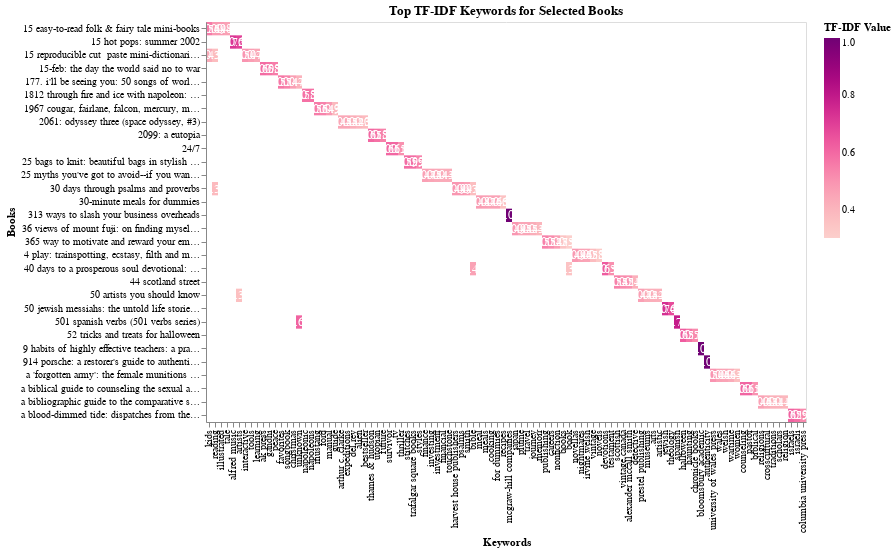

Notebook code cell kept with this figure:
### Code cell
import altair as alt
import pandas as pd


top_terms = (
    tfidf_vec.sort_values(by=['book', 'tfidf'], ascending=[True, False])
    .groupby('book')
    .head(5) 
)

filtered_books = top_terms['book'].unique()[20:50]  
top_terms = top_terms[top_terms['book'].isin(filtered_books)]

heatmap = alt.Chart(top_terms).mark_rect().encode(
    x=alt.X('term:N', title='Keywords', sort=None), 
    y=alt.Y('book:N', title='Books', sort=None),    
    color=alt.Color('tfidf:Q', title='TF-IDF Value', scale=alt.Scale(scheme='redpurple'))  
).properties(
    width=600,  
    height=400,  
    title='Top TF-IDF Keywords for Selected Books'  # 图表标题
)

text = alt.Chart(top_terms).mark_text(
    align='center',
    baseline='middle',
    fontSize=12  # 更大的字体
).encode(
    x=alt.X('term:N', sort=None),
    y=alt.Y('book:N', sort=None),
    text=alt.Text('tfidf:Q', format='.2f'),  
    color=alt.condition(
        alt.datum.tfidf > 0.23, alt.value('white'), alt.value('black') 
    )
)

final_chart = (heatmap + text).properties(
    width=600,
    height=400
)

final_chart

### Figure 1 — Vega-Lite specification as saved in the notebook (floating-point values rounded to 4 significant figures)
{"config": {"view": {"continuousWidth": 300, "continuousHeight": 300}}, "layer": [{"mark": {"type": "rect"}, "encoding": {"color": {"field": "tfidf", "scale": {"scheme": "redpurple"}, "title": "TF-IDF Value", "type": "quantitative"}, "x": {"field": "term", "sort": null, "title": "Keywords", "type": "nominal"}, "y": {"field": "book", "sort": null, "title": "Books", "type": "nominal"}}, "title": "Top TF-IDF Keywords for Selected Books"}, {"mark": {"type": "text", "align": "center", "baseline": "middle", "fontSize": 12}, "encoding": {"color": {"condition": {"test": "(datum.tfidf > 0.23)", "value": "white"}, "value": "black"}, "text": {"field": "tfidf", "format": ".2f", "type": "quantitative"}, "x": {"field": "term", "sort": null, "type": "nominal"}, "y": {"field": "book", "sort": null, "type": "nominal"}}}], "data": {"name": "data-1b99de6a87e0944f2d7b1a22a73c787e"}, "height": 400, "width": 600, "$schema": "https://vega.github.io/schema/vega-lite/v5.20.1.json", "datasets": {"data-1b99de6a87e0944f2d7b1a22a73c787e": [{"book": "15 easy-to-read folk & fairy tale mini-books", "term": "kids", "tfidf": 0.56}, {"book": "15 easy-to-read folk & fairy tale mini-books", "term": "reading", "tfidf": 0.4865}, {"book": "15 easy-to-read folk & fairy tale mini-books", "term": "illustrated", "tfidf": 0.4837}, {"book": "15 easy-to-read folk & fairy tale mini-books", "term": "tale", "tfidf": 0.4646}, {"book": "15 hot pops: summer 2002", "term": "alfred music", "tfidf": 0.721}, {"book": "15 hot pops: summer 2002", "term": "artists", "tfidf": 0.693}, {"book": "15 reproducible cut  paste mini-dictionaries: thematic picture dictionaries that help young learners read and write lots and lots of new words", "term": "interactive", "tfidf": 0.4964}, {"book": "15 reproducible cut  paste mini-dictionaries: thematic picture dictionaries that help young learners read and write lots and lots of new words", "term": "tools", "tfidf": 0.4716}, {"book": "15 reproducible cut  paste mini-dictionaries: thematic picture dictionaries that help young learners read and write lots and lots of new words", "term": "learning", "tfidf": 0.4469}, {"book": "15 reproducible cut  paste mini-dictionaries: thematic picture dictionaries that help young learners read and write lots and lots of new words", "term": "kids", "tfidf": 0.4346}, {"book": "15 reproducible cut  paste mini-dictionaries: thematic picture dictionaries that help young learners read and write lots and lots of new words", "term": "reading", "tfidf": 0.3776}, {"book": "15-feb: the day the world said no to war", "term": "ak press", "tfidf": 0.5962}, {"book": "15-feb: the day the world said no to war", "term": "gandhi", "tfidf": 0.5799}, {"book": "15-feb: the day the world said no to war", "term": "peace", "tfidf": 0.5552}, {"book": "177. i'll be seeing you: 50 songs of world war ii (i'll be seeing you fifty songs of world war ii series volume 177)", "term": "favorites", "tfidf": 0.5663}, {"book": "177. i'll be seeing you: 50 songs of world war ii (i'll be seeing you fifty songs of world war ii series volume 177)", "term": "songbook", "tfidf": 0.538}, {"book": "177. i'll be seeing you: 50 songs of world war ii (i'll be seeing you fifty songs of world war ii series volume 177)", "term": "christmas", "tfidf": 0.4697}, {"book": "177. i'll be seeing you: 50 songs of world war ii (i'll be seeing you fifty songs of world war ii series volume 177)", "term": "unknown", "tfidf": 0.4113}, {"book": "1812 through fire and ice with napoleon: a french officer's memoir of the campaign in russia", "term": "napoleonic", "tfidf": 0.5826}, {"book": "1812 through fire and ice with napoleon: a french officer's memoir of the campaign in russia", "term": "napoleons", "tfidf": 0.5826}, {"book": "1967 cougar, fairlane, falcon, mercury, mustang shop manual", "term": "mustang", "tfidf": 0.5588}, {"book": "1967 cougar, fairlane, falcon, mercury, mustang shop manual", "term": "ford", "tfidf": 0.5435}, {"book": "1967 cougar, fairlane, falcon, mercury, mustang shop manual", "term": "manual", "tfidf": 0.4893}, {"book": "1967 cougar, fairlane, falcon, mercury, mustang shop manual", "term": "guide", "tfidf": 0.391}, {"book": "2061: odyssey three (space odyssey, #3)", "term": "arthur c. clarke", "tfidf": 0.4471}, {"book": "2061: odyssey three (space odyssey, #3)", "term": "expeditions", "tfidf": 0.4471}, {"book": "2061: odyssey three (space odyssey, #3)", "term": "del rey", "tfidf": 0.4236}, {"book": "2061: odyssey three (space odyssey, #3)", "term": "alien", "tfidf": 0.4024}, {"book": "2061: odyssey three (space odyssey, #3)", "term": "bestseller", "tfidf": 0.3868}, {"book": "2099: a eutopia", "term": "thames & hudson", "tfidf": 0.6055}, {"book": "2099: a eutopia", "term": "utopian", "tfidf": 0.5798}, {"book": "2099: a eutopia", "term": "future", "tfidf": 0.5452}, {"book": "24/7", "term": "survivor", "tfidf": 0.6084}, {"book": "24/7", "term": "tv", "tfidf": 0.6084}, {"book": "24/7", "term": "thriller", "tfidf": 0.5095}, {"book": "25 bags to knit: beautiful bags in stylish colors", "term": "stitches", "tfidf": 0.5937}, {"book": "25 bags to knit: beautiful bags in stylish colors", "term": "trafalgar square books", "tfidf": 0.5937}, {"book": "25 bags to knit: beautiful bags in stylish colors", "term": "styles", "tfidf": 0.5431}, {"book": "25 myths you've got to avoid--if you want to manage your money right: the new rules for financial success", "term": "finance", "tfidf": 0.4671}, {"book": "25 myths you've got to avoid--if you want to manage your money right: the new rules for financial success", "term": "investing", "tfidf": 0.4543}, {"book": "25 myths you've got to avoid--if you want to manage your money right: the new rules for financial success", "term": "investment", "tfidf": 0.4438}, {"book": "25 myths you've got to avoid--if you want to manage your money right: the new rules for financial success", "term": "financial", "tfidf": 0.435}, {"book": "25 myths you've got to avoid--if you want to manage your money right: the new rules for financial success", "term": "touchstone", "tfidf": 0.435}, {"book": "30 days through psalms and proverbs", "term": "harvest house publishers", "tfidf": 0.4944}, {"book": "30 days through psalms and proverbs", "term": "psalms", "tfidf": 0.4944}, {"book": "30 days through psalms and proverbs", "term": "smith", "tfidf": 0.4733}, {"book": "30 days through psalms and proverbs", "term": "reading", "tfidf": 0.3867}, {"book": "30 days through psalms and proverbs", "term": "bible", "tfidf": 0.371}, {"book": "30-minute meals for dummies", "term": "meal", "tfidf": 0.4775}, {"book": "30-minute meals for dummies", "term": "meals", "tfidf": 0.469}, {"book": "30-minute meals for dummies", "term": "cooking", "tfidf": 0.4616}, {"book": "30-minute meals for dummies", "term": "for dummies", "tfidf": 0.4616}, {"book": "30-minute meals for dummies", "term": "recipes", "tfidf": 0.3548}, {"book": "313 ways to slash your business overheads", "term": "mcgraw-hill companies", "tfidf": 1.0}, {"book": "36 views of mount fuji: on finding myself in japan", "term": "japan", "tfidf": 0.4899}, {"book": "36 views of mount fuji: on finding myself in japan", "term": "plume", "tfidf": 0.4535}, {"book": "36 views of mount fuji: on finding myself in japan", "term": "travel", "tfidf": 0.4535}, {"book": "36 views of mount fuji: on finding myself in japan", "term": "journey", "tfidf": 0.4307}, {"book": "36 views of mount fuji: on finding myself in japan", "term": "memoir", "tfidf": 0.404}, {"book": "365 way to motivate and reward your employees every day--with little or no money", "term": "publishing", "tfidf": 0.5452}, {"book": "365 way to motivate and reward your employees every day--with little or no money", "term": "careers", "tfidf": 0.518}, {"book": "365 way to motivate and reward your employees every day--with little or no money", "term": "nonfiction", "tfidf": 0.4715}, {"book": "365 way to motivate and reward your employees every day--with little or no money", "term": "books", "tfidf": 0.3469}, {"book": "365 way to motivate and reward your employees every day--with little or no money", "term": "book", "tfidf": 0.3031}, {"book": "4 play: trainspotting, ecstasy, filth and marabou stork nightmares", "term": "novellas", "tfidf": 0.4865}, {"book": "4 play: trainspotting, ecstasy, filth and marabou stork nightmares", "term": "nightmares", "tfidf": 0.4623}, {"book": "4 play: trainspotting, ecstasy, filth and marabou stork nightmares", "term": "irvine welsh", "tfidf": 0.453}, {"book": "4 play: trainspotting, ecstasy, filth and marabou stork nightmares", "term": "vintage", "tfidf": 0.3793}, {"book": "4 play: trainspotting, ecstasy, filth and marabou stork nightmares", "term": "novels", "tfidf": 0.3235}, {"book": "40 days to a prosperous soul devotional: when you know your purpose, it's time to unlock your abundance", "term": "devotions", "tfidf": 0.6331}, {"book": "40 days to a prosperous soul devotional: when you know your purpose, it's time to unlock your abundance", "term": "testament", "tfidf": 0.5118}, {"book": "40 days to a prosperous soul devotional: when you know your purpose, it's time to unlock your abundance", "term": "bible", "tfidf": 0.462}, {"book": "40 days to a prosperous soul devotional: when you know your purpose, it's time to unlock your abundance", "term": "book", "tfidf": 0.3519}, {"book": "44 scotland street", "term": "scottish", "tfidf": 0.5449}, {"book": "44 scotland street", "term": "vintage canada", "tfidf": 0.5192}, {"book": "44 scotland street", "term": "alexander mccall smith", "tfidf": 0.5061}, {"book": "44 scotland street", "term": "detective", "tfidf": 0.4213}, {"book": "50 artists you should know", "term": "prestel publishing", "tfidf": 0.4654}, {"book": "50 artists you should know", "term": "museums", "tfidf": 0.4308}, {"book": "50 artists you should know", "term": "arts", "tfidf": 0.4246}, {"book": "50 artists you should know", "term": "artistic", "tfidf": 0.419}, {"book": "50 artists you should know", "term": "artists", "tfidf": 0.3661}, {"book": "50 jewish messiahs: the untold life stories of 50 jewish messiahs since jesus and how they changed the jewish, christian, and muslim worlds", "term": "jewish", "tfidf": 0.7389}, {"book": "50 jewish messiahs: the untold life stories of 50 jewish messiahs since jesus and how they changed the jewish, christian, and muslim worlds", "term": "theology", "tfidf": 0.6738}, {"book": "501 spanish verbs (501 verbs series)", "term": "spanish", "tfidf": 0.7885}, {"book": "501 spanish verbs (501 verbs series)", "term": "unknown", "tfidf": 0.6151}, {"book": "52 tricks and treats for halloween", "term": "halloween", "tfidf": 0.6295}, {"book": "52 tricks and treats for halloween", "term": "haunting", "tfidf": 0.5744}, {"book": "52 tricks and treats for halloween", "term": "chronicle books", "tfidf": 0.5233}, {"book": "9 habits of highly effective teachers: a practical guide to empowerment", "term": "bloomsbury academic", "tfidf": 1.0}, {"book": "914 porsche: a restorer's guide to authenticity", "term": "authenticity", "tfidf": 1.0}, {"book": "a 'forgotten army': the female munitions workers of south wales 1939-1945", "term": "university of wales press", "tfidf": 0.4977}, {"book": "a 'forgotten army': the female munitions workers of south wales 1939-1945", "term": "wales", "tfidf": 0.4635}, {"book": "a 'forgotten army': the female munitions workers of south wales 1939-1945", "term": "welsh", "tfidf": 0.4553}, {"book": "a 'forgotten army': the female munitions workers of south wales 1939-1945", "term": "wartime", "tfidf": 0.4358}, {"book": "a 'forgotten army': the female munitions workers of south wales 1939-1945", "term": "women", "tfidf": 0.3744}, {"book": "a biblical guide to counseling the sexual addict", "term": "counseling", "tfidf": 0.6095}, {"book": "a biblical guide to counseling the sexual addict", "term": "pastor", "tfidf": 0.6095}, {"book": "a biblical guide to counseling the sexual addict", "term": "biblical", "tfidf": 0.507}, {"book": "a bibliographic guide to the comparative study of ethics", "term": "religions", "tfidf": 0.46}, {"book": "a bibliographic guide to the comparative study of ethics", "term": "crosscultural", "tfidf": 0.4326}, {"book": "a bibliographic guide to the comparative study of ethics", "term": "traditions", "tfidf": 0.4141}, {"book": "a bibliographic guide to the comparative study of ethics", "term": "scholars", "tfidf": 0.4091}, {"book": "a bibliographic guide to the comparative study of ethics", "term": "religion", "tfidf": 0.3961}, {"book": "a blood-dimmed tide: dispatches from the middle east", "term": "israels", "tfidf": 0.6162}, {"book": "a blood-dimmed tide: dispatches from the middle east", "term": "israeli", "tfidf": 0.5854}, {"book": "a blood-dimmed tide: dispatches from the middle east", "term": "columbia university press", "tfidf": 0.5269}]}}
